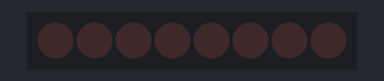
Bench run of a sketch on a simulated Arduino Uno, built with avr-gcc and run on an emulated ATmega328P. Shown: 8 shift-register outputs drawn as a row of LEDs (first output left, lit = HIGH). Wiring (inferred from the names in the program): shift register (74HC595): data A2; shift clock A0; latch A1. Wiring (inferred from the signals the program sends): row of LEDs: on Q0, Q1, Q2, Q3, Q4, Q5, Q6, Q7.

Above: at 0.16 s.
At 2.48 s:
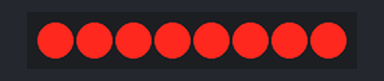
Timing chart, 0 to 3.0 s (numbered marks = the images above):
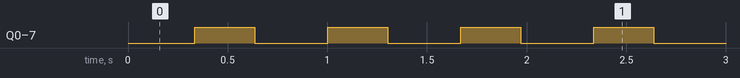

The sketch:

shift_register_pwm.ino
```cpp
//LED TEST 2 w/ 74HC595
//by Amanda Ghassaei 2012
//http://www.instructables.com/id/Multiplexing-with-Arduino-and-the-74HC595/

/*
 * This program is free software; you can redistribute it and/or modify
 * it under the terms of the GNU General Public License as published by
 * the Free Software Foundation; either version 2 of the License, or
 * (at your option) any later version.
 *
 * This program is distributed in the hope that it will be useful,
 * but WITHOUT ANY WARRANTY; without even the implied warranty of
 * MERCHANTABILITY or FITNESS FOR A PARTICULAR PURPOSE.  See the
 * GNU General Public License for more details.
*/

//this code sends data to the 74HC595 without "shiftOut"

//pin connections- the #define tag will replace all instances of "latchPin" in your code with A1 (and so on)
#define latchPin A1
#define clockPin A0
#define dataPin A2

//looping variables
int i;
int j;

//storage variable
int dataToSend;

//storage for led states, 4 bytes
byte ledData[] = {~1, ~2, ~4, ~8, ~16, ~32, ~64, ~128};

void setup() {
  //set pins as output
  pinMode(latchPin, OUTPUT);
  pinMode(clockPin, OUTPUT);
  pinMode(dataPin, OUTPUT);
}

void loop() {

  for (i=0;i<8;i++){

    //send data from ledData to each row, one at a time
    int dataToSend =  (ledData[i]);//(1 << (i+1)) |

    // setlatch pin low so the LEDs don't change while sending in bits
    digitalWrite(latchPin, LOW);

//    shift out the bits of dataToSend to the 74HC595
  shiftOut(dataPin, clockPin, LSBFIRST, dataToSend);
// the code below is the equivalent of the two lines above
    for (j=0;j<8;j++){
      digitalWrite(clockPin,LOW);
     // digitalWrite(dataPin,((dataToSend>>j)&1));
      digitalWrite(dataPin,((dataToSend>>i)&1));
      digitalWrite(clockPin,HIGH);
    }


    //set latch pin high- this sends data to outputs so the LEDs will light up
    digitalWrite(latchPin, HIGH);
    delay (5);

  }
}
```

Measured:
- by itself, Q0–7: alternates HIGH for 0.30 s and LOW for 0.36 s
